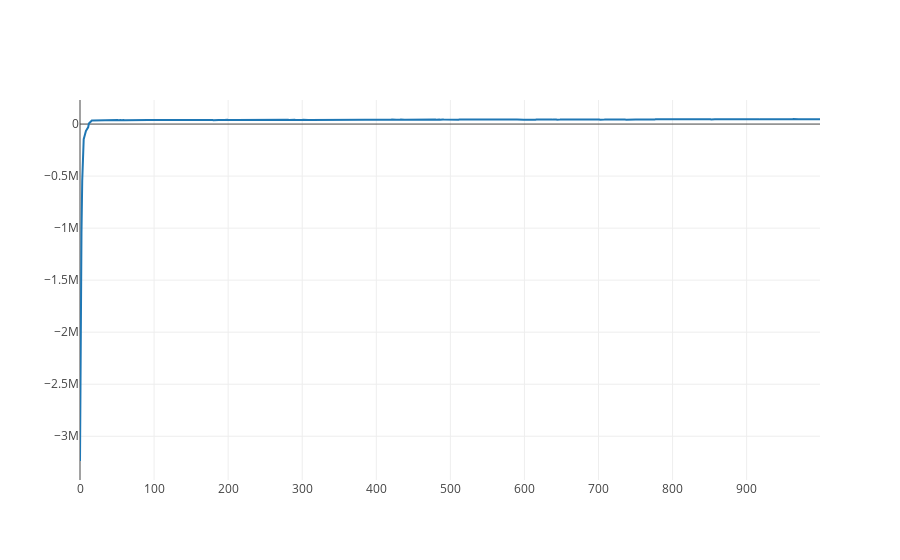
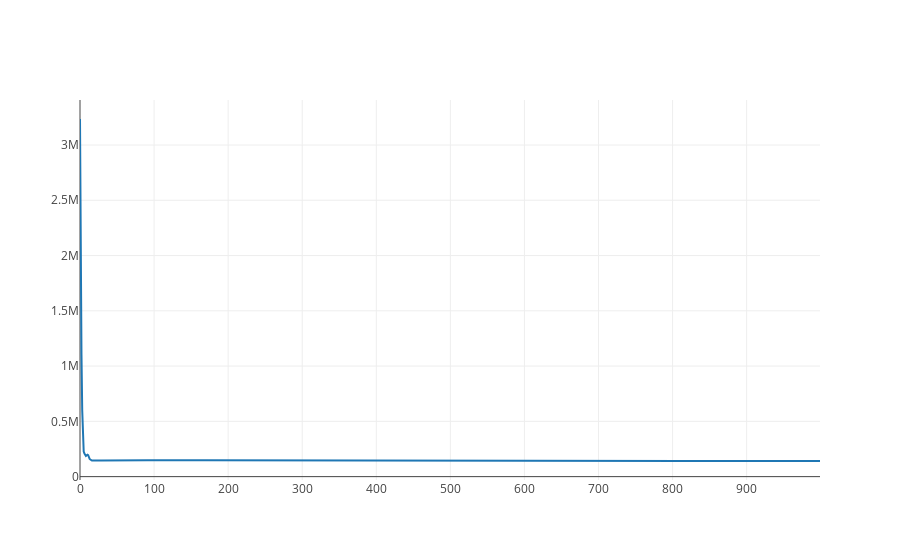
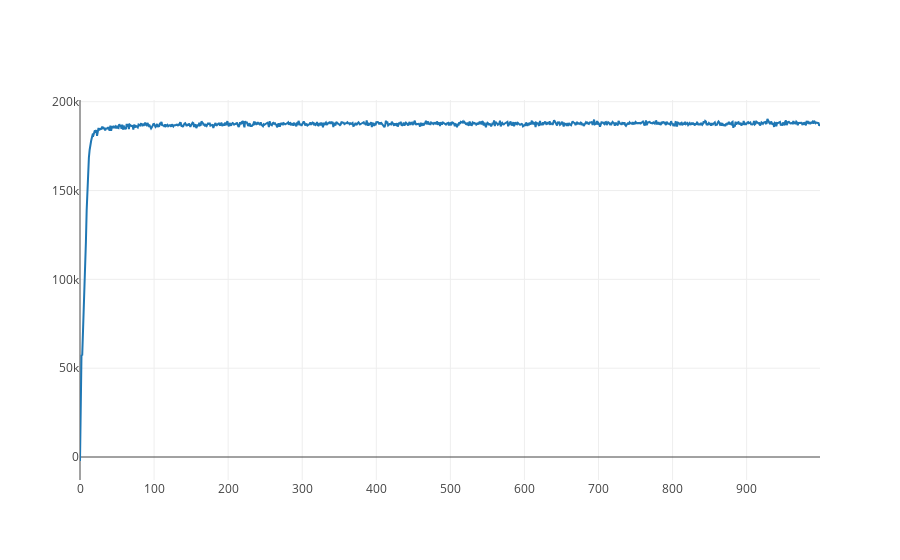

Here is the notebook cell these charts were saved with, in order:
### Markdown cell above
For SVI, we can look at the values of the variational objective, likelihood, and KL terms as a function of iteration.

### Code cell
elbos = [e[0] for e in inf_svi.objs]
likes = [e[1] for e in inf_svi.objs]
kls = [e[2] for e in inf_svi.objs]

iplot([go.Scatter(x = range(len(elbos)), y = elbos)])
iplot([go.Scatter(x = range(len(likes)), y = likes)])
iplot([go.Scatter(x = range(len(kls)), y = kls)])

### Figure 1 — Plotly figure (JSON) as saved in the notebook; plotly's stock layout.template omitted (floating-point values rounded to 4 significant figures; data arrays with more than 128 entries replaced by an {"elided": "..."} marker saying what was removed)
{"data": [{"type": "scatter", "x": {"elided": "1000 int values"}, "y": {"elided": "1000 float values"}}], "layout": {}}

### Figure 2 — Plotly figure (JSON) as saved in the notebook; plotly's stock layout.template omitted (floating-point values rounded to 4 significant figures; data arrays with more than 128 entries replaced by an {"elided": "..."} marker saying what was removed)
{"data": [{"type": "scatter", "x": {"elided": "1000 int values"}, "y": {"elided": "1000 float values"}}], "layout": {}}

### Figure 3 — Plotly figure (JSON) as saved in the notebook; plotly's stock layout.template omitted (floating-point values rounded to 4 significant figures; data arrays with more than 128 entries replaced by an {"elided": "..."} marker saying what was removed)
{"data": [{"type": "scatter", "x": {"elided": "1000 int values"}, "y": {"elided": "1000 float values"}}], "layout": {}}
